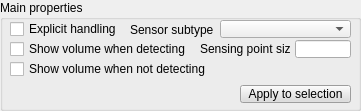
  <widget class="QGroupBox" name="groupBox">
   <property name="geometry">
    <rect>
     <x>10</x>
     <y>35</y>
     <width>361</width>
     <height>111</height>
    </rect>
   </property>
   <property name="title">
    <string>Main properties</string>
   </property>
   <property name="flat">
    <bool>true</bool>
   </property>
   <widget class="QCheckBox" name="qqExplicitHandling">
    <property name="geometry">
     <rect>
      <x>10</x>
      <y>20</y>
      <width>121</width>
      <height>18</height>
     </rect>
    </property>
    <property name="focusPolicy">
     <enum>Qt::StrongFocus</enum>
    </property>
    <property name="text">
     <string>Explicit handling</string>
    </property>
   </widget>
   <widget class="QLabel" name="label">
    <property name="geometry">
     <rect>
      <x>130</x>
      <y>20</y>
      <width>91</width>
      <height>20</height>
     </rect>
    </property>
    <property name="text">
     <string>Sensor subtype</string>
    </property>
   </widget>
   <widget class="QComboBox" name="qqSensorTypeCombo">
    <property name="geometry">
     <rect>
      <x>220</x>
      <y>20</y>
      <width>131</width>
      <height>18</height>
     </rect>
    </property>
   </widget>
   <widget class="QCheckBox" name="qqShowDetecting">
    <property name="geometry">
     <rect>
      <x>10</x>
      <y>40</y>
      <width>191</width>
      <height>18</height>
     </rect>
    </property>
    <property name="focusPolicy">
     <enum>Qt::StrongFocus</enum>
    </property>
    <property name="text">
     <string>Show volume when detecting</string>
    </property>
   </widget>
   <widget class="QCheckBox" name="qqShowNotDetecting">
    <property name="geometry">
     <rect>
      <x>10</x>
      <y>60</y>
      <width>201</width>
      <height>18</height>
     </rect>
    </property>
    <property name="focusPolicy">
     <enum>Qt::StrongFocus</enum>
    </property>
    <property name="text">
     <string>Show volume when not detecting</string>
    </property>
   </widget>
   <widget class="QLabel" name="label_2">
    <property name="geometry">
     <rect>
      <x>200</x>
      <y>40</y>
      <width>91</width>
      <height>18</height>
     </rect>
    </property>
    <property name="text">
     <string>Sensing point size</string>
    </property>
   </widget>
   <widget class="QLineEdit" name="qqPointSize">
    <property name="geometry">
     <rect>
      <x>295</x>
      <y>40</y>
      <width>56</width>
      <height>18</height>
     </rect>
    </property>
   </widget>
   <widget class="QToolButton" name="qqApplyMain">
    <property name="geometry">
     <rect>
      <x>240</x>
      <y>85</y>
      <width>111</width>
      <height>18</height>
     </rect>
    </property>
    <property name="palette">
     <palette>
      <active>
       <colorrole role="WindowText">
        <brush brushstyle="SolidPattern">
         <color alpha="255">
          <red>0</red>
          <green>0</green>
          <blue>0</blue>
         </color>
        </brush>
       </colorrole>
       <colorrole role="Button">
        <brush brushstyle="SolidPattern">
         <color alpha="255">
          <red>220</red>
          <green>220</green>
          <blue>220</blue>
         </color>
        </brush>
       </colorrole>
       <colorrole role="Light">
        <brush brushstyle="SolidPattern">
         <color alpha="255">
          <red>255</red>
          <green>255</green>
          <blue>255</blue>
         </color>
        </brush>
       </colorrole>
       <colorrole role="Midlight">
        <brush brushstyle="SolidPattern">
         <color alpha="255">
          <red>237</red>
          <green>237</green>
          <blue>237</blue>
         </color>
        </brush>
       </colorrole>
       <colorrole role="Dark">
        <brush brushstyle="SolidPattern">
         <color alpha="255">
          <red>110</red>
          <green>110</green>
          <blue>110</blue>
         </color>
        </brush>
       </colorrole>
       <colorrole role="Mid">
        <brush brushstyle="SolidPattern">
         <color alpha="255">
          <red>147</red>
          <green>147</green>
          <blue>147</blue>
         </color>
        </brush>
       </colorrole>
       <colorrole role="Text">
        <brush brushstyle="SolidPattern">
         <color alpha="255">
          <red>0</red>
          <green>0</green>
          <blue>0</blue>
         </color>
        </brush>
       </colorrole>
       <colorrole role="BrightText">
        <brush brushstyle="SolidPattern">
         <color alpha="255">
          <red>255</red>
          <green>255</green>
          <blue>255</blue>
         </color>
        </brush>
       </colorrole>
       <colorrole role="ButtonText">
        <brush brushstyle="SolidPattern">
         <color alpha="255">
          <red>0</red>
          <green>0</green>
          <blue>0</blue>
         </color>
        </brush>
       </colorrole>
       <colorrole role="Base">
        <brush brushstyle="SolidPattern">
         <color alpha="255">
          <red>255</red>
          <green>255</green>
          <blue>255</blue>
         </color>
        </brush>
       </colorrole>
       <colorrole role="Window">
        <brush brushstyle="SolidPattern">
         <color alpha="255">
          <red>220</red>
          <green>220</green>
          <blue>220</blue>
         </color>
        </brush>
       </colorrole>
       <colorrole role="Shadow">
        <brush brushstyle="SolidPattern">
         <color alpha="255">
          <red>0</red>
          <green>0</green>
          <blue>0</blue>
         </color>
        </brush>
       </colorrole>
       <colorrole role="AlternateBase">
        <brush brushstyle="SolidPattern">
         <color alpha="255">
          <red>237</red>
          <green>237</green>
          <blue>237</blue>
         </color>
        </brush>
       </colorrole>
       <colorrole role="ToolTipBase">
        <brush brushstyle="SolidPattern">
         <color alpha="255">
          <red>255</red>
          <green>255</green>
          <blue>220</blue>
         </color>
        </brush>
       </colorrole>
       <colorrole role="ToolTipText">
        <brush brushstyle="SolidPattern">
         <color alpha="255">
          <red>0</red>
          <green>0</green>
          <blue>0</blue>
         </color>
        </brush>
       </colorrole>
      </active>
      <inactive>
       <colorrole role="WindowText">
        <brush brushstyle="SolidPattern">
         <color alpha="255">
          <red>0</red>
          <green>0</green>
          <blue>0</blue>
         </color>
        </brush>
       </colorrole>
       <colorrole role="Button">
        <brush brushstyle="SolidPattern">
         <color alpha="255">
          <red>220</red>
          <green>220</green>
          <blue>220</blue>
         </color>
        </brush>
       </colorrole>
       <colorrole role="Light">
        <brush brushstyle="SolidPattern">
         <color alpha="255">
          <red>255</red>
          <green>255</green>
          <blue>255</blue>
         </color>
        </brush>
       </colorrole>
       <colorrole role="Midlight">
        <brush brushstyle="SolidPattern">
         <color alpha="255">
          <red>237</red>
          <green>237</green>
          <blue>237</blue>
         </color>
        </brush>
       </colorrole>
       <colorrole role="Dark">
        <brush brushstyle="SolidPattern">
         <color alpha="255">
          <red>110</red>
          <green>110</green>
          <blue>110</blue>
         </color>
        </brush>
       </colorrole>
       <colorrole role="Mid">
        <brush brushstyle="SolidPattern">
         <color alpha="255">
          <red>147</red>
          <green>147</green>
          <blue>147</blue>
         </color>
        </brush>
       </colorrole>
       <colorrole role="Text">
        <brush brushstyle="SolidPattern">
         <color alpha="255">
          <red>0</red>
          <green>0</green>
          <blue>0</blue>
         </color>
        </brush>
       </colorrole>
       <colorrole role="BrightText">
        <brush brushstyle="SolidPattern">
         <color alpha="255">
          <red>255</red>
          <green>255</green>
          <blue>255</blue>
         </color>
        </brush>
       </colorrole>
       <colorrole role="ButtonText">
        <brush brushstyle="SolidPattern">
         <color alpha="255">
          <red>0</red>
          <green>0</green>
          <blue>0</blue>
         </color>
        </brush>
       </colorrole>
       <colorrole role="Base">
        <brush brushstyle="SolidPattern">
         <color alpha="255">
          <red>255</red>
          <green>255</green>
          <blue>255</blue>
         </color>
        </brush>
       </colorrole>
       <colorrole role="Window">
        <brush brushstyle="SolidPattern">
         <color alpha="255">
          <red>220</red>
          <green>220</green>
          <blue>220</blue>
         </color>
        </brush>
       </colorrole>
       <colorrole role="Shadow">
        <brush brushstyle="SolidPattern">
         <color alpha="255">
          <red>0</red>
          <green>0</green>
          <blue>0</blue>
         </color>
        </brush>
       </colorrole>
       <colorrole role="AlternateBase">
        <brush brushstyle="SolidPattern">
         <color alpha="255">
          <red>237</red>
          <green>237</green>
          <blue>237</blue>
         </color>
        </brush>
       </colorrole>
       <colorrole role="ToolTipBase">
        <brush brushstyle="SolidPattern">
         <color alpha="255">
          <red>255</red>
          <green>255</green>
          <blue>220</blue>
         </color>
        </brush>
       </colorrole>
       <colorrole role="ToolTipText">
        <brush brushstyle="SolidPattern">
         <color alpha="255">
          <red>0</red>
          <green>0</green>
          <blue>0</blue>
         </color>
        </brush>
       </colorrole>
      </inactive>
      <disabled>
       <colorrole role="WindowText">
        <brush brushstyle="SolidPattern">
         <color alpha="255">
          <red>110</red>
          <green>110</green>
          <blue>110</blue>
         </color>
        </brush>
       </colorrole>
       <colorrole role="Button">
        <brush brushstyle="SolidPattern">
         <color alpha="255">
          <red>220</red>
          <green>220</green>
          <blue>220</blue>
         </color>
        </brush>
       </colorrole>
       <colorrole role="Light">
        <brush brushstyle="SolidPattern">
         <color alpha="255">
          <red>255</red>
          <green>255</green>
          <blue>255</blue>
         </color>
        </brush>
       </colorrole>
       <colorrole role="Midlight">
        <brush brushstyle="SolidPattern">
         <color alpha="255">
          <red>237</red>
          <green>237</green>
          <blue>237</blue>
         </color>
        </brush>
       </colorrole>
       <colorrole role="Dark">
        <brush brushstyle="SolidPattern">
         <color alpha="255">
          <red>110</red>
          <green>110</green>
          <blue>110</blue>
         </color>
        </brush>
       </colorrole>
       <colorrole role="Mid">
        <brush brushstyle="SolidPattern">
         <color alpha="255">
          <red>147</red>
          <green>147</green>
          <blue>147</blue>
         </color>
        </brush>
       </colorrole>
       <colorrole role="Text">
        <brush brushstyle="SolidPattern">
         <color alpha="255">
          <red>110</red>
          <green>110</green>
          <blue>110</blue>
         </color>
        </brush>
       </colorrole>
       <colorrole role="BrightText">
        <brush brushstyle="SolidPattern">
         <color alpha="255">
          <red>255</red>
          <green>255</green>
          <blue>255</blue>
         </color>
        </brush>
       </colorrole>
       <colorrole role="ButtonText">
        <brush brushstyle="SolidPattern">
         <color alpha="255">
          <red>110</red>
          <green>110</green>
          <blue>110</blue>
         </color>
        </brush>
       </colorrole>
       <colorrole role="Base">
        <brush brushstyle="SolidPattern">
         <color alpha="255">
          <red>220</red>
          <green>220</green>
          <blue>220</blue>
         </color>
        </brush>
       </colorrole>
       <colorrole role="Window">
        <brush brushstyle="SolidPattern">
         <color alpha="255">
          <red>220</red>
          <green>220</green>
          <blue>220</blue>
         </color>
        </brush>
       </colorrole>
       <colorrole role="Shadow">
        <brush brushstyle="SolidPattern">
         <color alpha="255">
          <red>0</red>
          <green>0</green>
          <blue>0</blue>
         </color>
        </brush>
       </colorrole>
       <colorrole role="AlternateBase">
        <brush brushstyle="SolidPattern">
         <color alpha="255">
          <red>220</red>
          <green>220</green>
          <blue>220</blue>
         </color>
        </brush>
       </colorrole>
       <colorrole role="ToolTipBase">
        <brush brushstyle="SolidPattern">
         <color alpha="255">
          <red>255</red>
          <green>255</green>
          <blue>220</blue>
         </color>
        </brush>
       </colorrole>
       <colorrole role="ToolTipText">
        <brush brushstyle="SolidPattern">
         <color alpha="255">
          <red>0</red>
          <green>0</green>
          <blue>0</blue>
         </color>
        </brush>
       </colorrole>
      </disabled>
     </palette>
    </property>
    <property name="focusPolicy">
     <enum>Qt::StrongFocus</enum>
    </property>
    <property name="text">
     <string>Apply to selection</string>
    </property>
   </widget>
  </widget>
